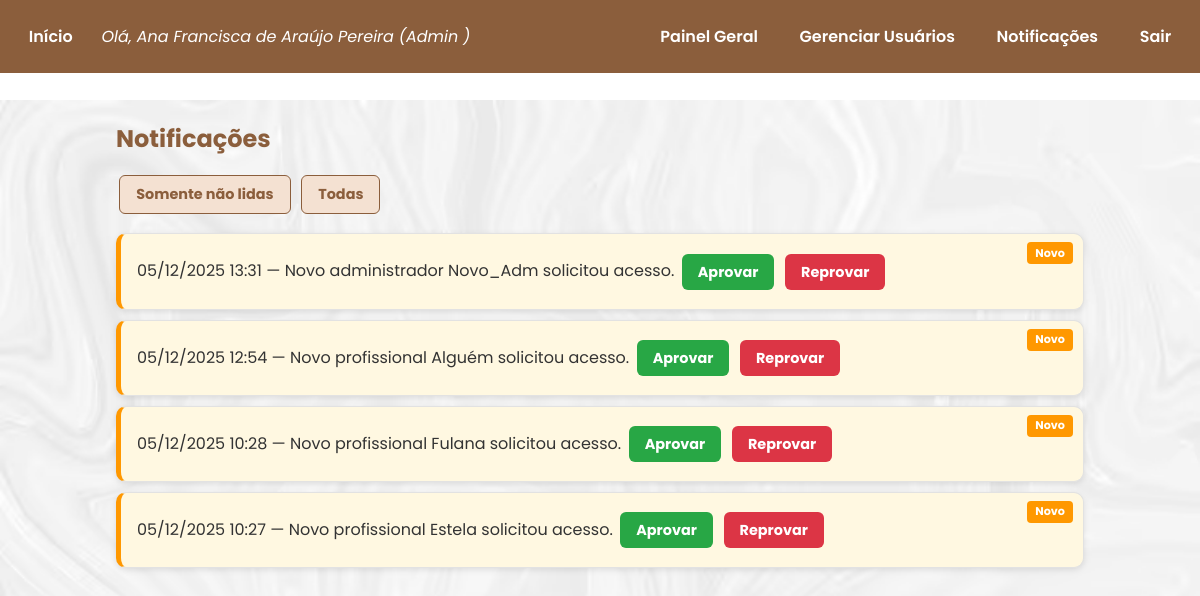
The app's page /notificacoes (signed in), older data.
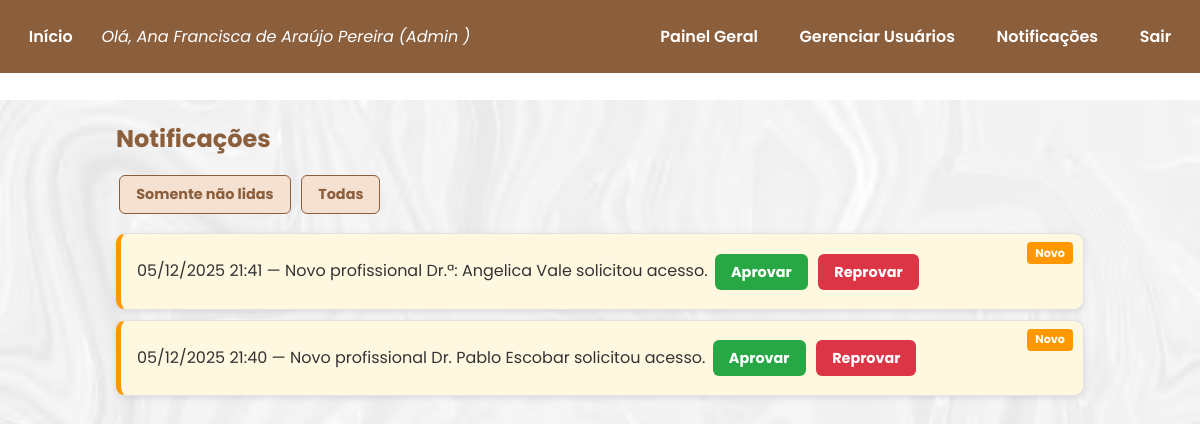
The same page, newer data.
### models.py (models this page shows)
class Notificacao(db.Model):
    __tablename__ = 'tb_notificacoes'
    id = db.Column('not_id', db.Integer, primary_key=True)
    user_id = db.Column(
        'not_usu_id',
        db.Integer,
        db.ForeignKey('tb_usuarios.usu_id'),
        nullable=False
    )
    mensagem = db.Column('not_mensagem', db.String(500), nullable=False)
    lida = db.Column('not_lida', db.Boolean, default=False)
    criado_em = db.Column('not_criado_em', db.DateTime, default=datetime.utcnow)
    tipo = db.Column('not_tipo', db.String(50))      # 'pedido_admin', 'pedido_profissional', etc.
    alvo_id = db.Column('not_alvo_id', db.Integer)   # id do usuário que será aprovado/reprovado
    user = db.relationship('User', back_populates='notificacoes')

### app.py (the view)
@app.route('/notificacoes')
@exige_login
def notificacoes():
    u = current_user()
    filtro = request.args.get("filtro", "todas")
    query = Notificacao.query.filter_by(user_id=u.id).order_by(Notificacao.criado_em.desc())
    if filtro == "nao_lidas":
        query = query.filter_by(lida=False)
    notifs = query.all()
    return render_template('notificacoes.html', user=u, notificacoes=notifs)

### app.py (called while the page is built)
def current_user():
    uid = session.get('user_id')
    if not uid:
        return None
    return User.query.get(uid)

def exige_login(func):
    from functools import wraps
    @wraps(func)
    def wrapper(*args, **kwargs):
        if not current_user():
            return redirect(url_for('index'))
        return func(*args, **kwargs)
    return wrapper

### templates/notificacoes.html (shortened to what this page needs)
{% extends "base.html" %}
{% block content %}
  <div class="container">
    <h2>Notificações</h2>
    {% if notificacoes %}
      <div style="margin-bottom:1rem;">
        <a href="?filtro=nao_lidas" class="btn btn-secundario">Somente não lidas</a>
        <a href="?filtro=todas" class="btn btn-secundario">Todas</a>
      </div>
      <ul>
      {% for n in notificacoes %}
        <li {% if not n.lida %}class="nao-lida"{% endif %}>
          {{ n.criado_em.strftime('%d/%m/%Y %H:%M') }} — {{ n.mensagem }}
          {% if user.perfil == 'admin' and n.tipo == 'pedido_admin' %}
            <a href="{{ url_for('aprovar_admin', user_id=n.alvo_id) }}" class="btn btn-success">Aprovar</a>
            <a href="{{ url_for('reprovar_admin', user_id=n.alvo_id) }}" class="btn btn-danger">Reprovar</a>
          {% elif user.perfil == 'admin' and n.tipo == 'pedido_profissional' %}
            <a href="{{ url_for('aprovar_profissional', user_id=n.alvo_id) }}" class="btn btn-success">Aprovar</a>
            <a href="{{ url_for('reprovar_profissional', user_id=n.alvo_id) }}" class="btn btn-danger">Reprovar</a>
          {% endif %}
        </li>
      {% endfor %}
      </ul>
    {% else %}
      <p>Sem notificações.</p>
    {% endif %}
  </div>
{% endblock %}

Row changes from the older to the newer data that the page shows:
removed Notificacao: criado_em "05/12/2025 13:31", mensagem "Novo administrador Novo_Adm solicitou acesso."
removed Notificacao: criado_em "05/12/2025 12:54", mensagem "Novo profissional Alguém solicitou acesso."
changed Notificacao: criado_em "05/12/2025 10:28" → "05/12/2025 21:41"; mensagem "Novo profissional Fulana solicitou acesso." → "Novo profissional Dr.ª: Angelica Vale solicitou acesso."
changed Notificacao: criado_em "05/12/2025 10:27" → "05/12/2025 21:40"; mensagem "Novo profissional Estela solicitou acesso." → "Novo profissional Dr. Pablo Escobar solicitou acesso."
